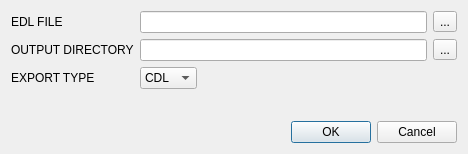
<?xml version="1.0" encoding="UTF-8"?>
<ui version="4.0">
 <class>EDL_TO_CDL</class>
 <widget class="QWidget" name="EDL_TO_CDL">
  <property name="geometry">
   <rect>
    <x>0</x>
    <y>0</y>
    <width>468</width>
    <height>154</height>
   </rect>
  </property>
  <property name="windowTitle">
   <string>Form</string>
  </property>
  <layout class="QVBoxLayout" name="verticalLayout">
   <item>
    <layout class="QFormLayout" name="formLayout_2">
     <property name="fieldGrowthPolicy">
      <enum>QFormLayout::ExpandingFieldsGrow</enum>
     </property>
     <item row="0" column="1">
      <layout class="QHBoxLayout" name="horizontalLayout">
       <item>
        <widget class="QLineEdit" name="lineEdit"/>
       </item>
       <item>
        <widget class="QToolButton" name="toolButton">
         <property name="text">
          <string>...</string>
         </property>
        </widget>
       </item>
      </layout>
     </item>
     <item row="0" column="0">
      <widget class="QLabel" name="label">
       <property name="text">
        <string>EDL FILE</string>
       </property>
      </widget>
     </item>
     <item row="1" column="0">
      <widget class="QLabel" name="label_2">
       <property name="text">
        <string>OUTPUT DIRECTORY</string>
       </property>
      </widget>
     </item>
     <item row="1" column="1">
      <layout class="QHBoxLayout" name="horizontalLayout_3">
       <item>
        <widget class="QLineEdit" name="lineEdit_3"/>
       </item>
       <item>
        <widget class="QToolButton" name="toolButton_3">
         <property name="text">
          <string>...</string>
         </property>
        </widget>
       </item>
      </layout>
     </item>
     <item row="2" column="1">
      <widget class="QComboBox" name="comboBox">
       <item>
        <property name="text">
         <string>CDL</string>
        </property>
       </item>
       <item>
        <property name="text">
         <string>CC</string>
        </property>
       </item>
       <item>
        <property name="text">
         <string>CCC</string>
        </property>
       </item>
      </widget>
     </item>
     <item row="2" column="0">
      <widget class="QLabel" name="label_5">
       <property name="text">
        <string>EXPORT TYPE</string>
       </property>
      </widget>
     </item>
    </layout>
   </item>
   <item>
    <widget class="QDialogButtonBox" name="buttonBox">
     <property name="standardButtons">
      <set>QDialogButtonBox::Cancel|QDialogButtonBox::Ok</set>
     </property>
    </widget>
   </item>
  </layout>
 </widget>
 <resources/>
 <connections/>
</ui>
